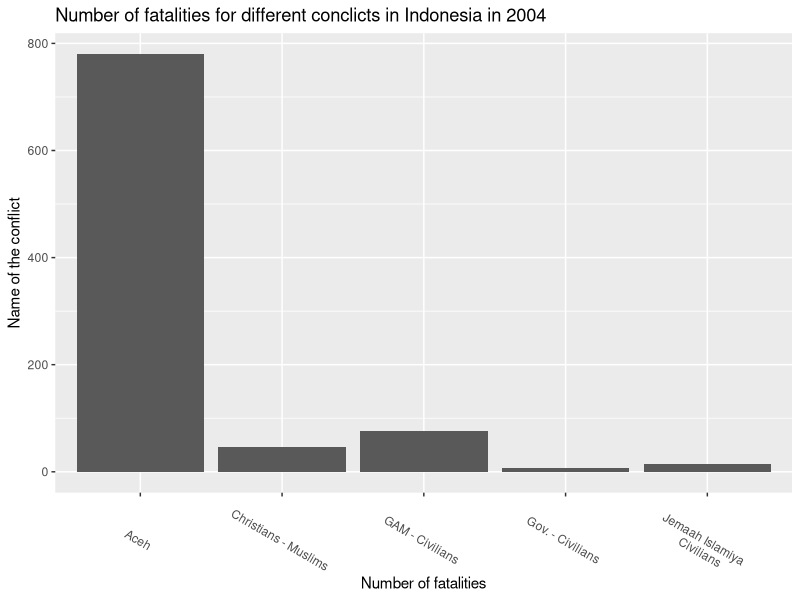
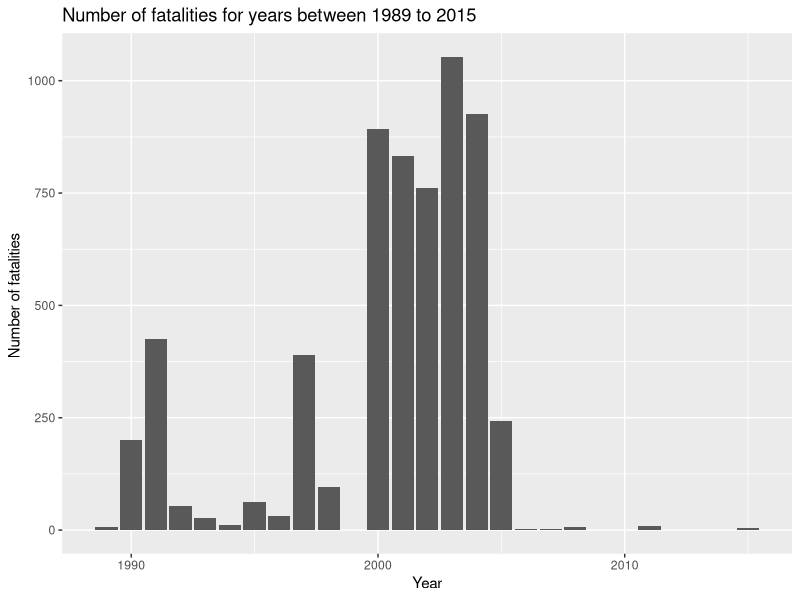

Source code (R) for these figures, in order:
## ---- chunk 1
library('tidyverse')
indo_data <- read_csv('conflict_data_indo.csv')
## ---- chunk 2
# Count the total number of fatalities and get the average number of fatalities per day 
indo_data_fatalities <- indo_data %>%
  summarize(total_fatalities = sum(best)) %>%
  mutate(average_fatalities_day = total_fatalities/365)
## ---- chunk 3
# Count the fatalities for each conflict 
indo_data_conlict <- indo_data %>%
  mutate(
    new_conflict_names = conflict_name,
    new_conflict_names = ifelse(conflict_name=='Christians (Indonesia) - Muslims (Indonesia)', 'Christians - Muslims', new_conflict_names), 
    new_conflict_names = ifelse(conflict_name == 'Indonesia:Aceh', 'Aceh', new_conflict_names),
    new_conflict_names = ifelse(conflict_name == 'Government of Indonesia - Civilians', 'Gov. - Civilians', new_conflict_names), 
    new_conflict_names = ifelse(conflict_name == 'Jemaah Islamiya - Civilians', 'Jemaah Islamiya \n Civilians', new_conflict_names)) %>%
  group_by(new_conflict_names) %>%
  summarize(total_fatalities = sum(best)) 
## ---- chunk 4
# Plot the fatalities for each conflict 
ggplot(data = indo_data_conlict) +
  geom_col(mapping = aes(x = new_conflict_names, y = total_fatalities)) + 
  xlab('Number of fatalities') +
  ylab('Name of the conflict') +
  ggtitle('Number of fatalities for different conclicts in Indonesia in 2004') +
  theme(axis.text.x = element_text(angle=-30))
## ---- chunk 5
indonesia_data <- read_csv('conflict_indonesia.csv') %>%
  mutate(best_dbl = as.numeric(best))
## ---- chunk 6
# Count the fatalities for each year 
indonesia_year <- indonesia_data %>%
  group_by(year) %>%
  summarize(total_fatalities = sum(best_dbl))
## ---- chunk 7
# Plot the fatalities for each year 
ggplot(data = indonesia_year) +
  geom_col(mapping = aes(x = year, y = total_fatalities)) + 
  xlab('Year') +
  ylab('Number of fatalities ') +
  ggtitle('Number of fatalities for years between 1989 to 2015')
